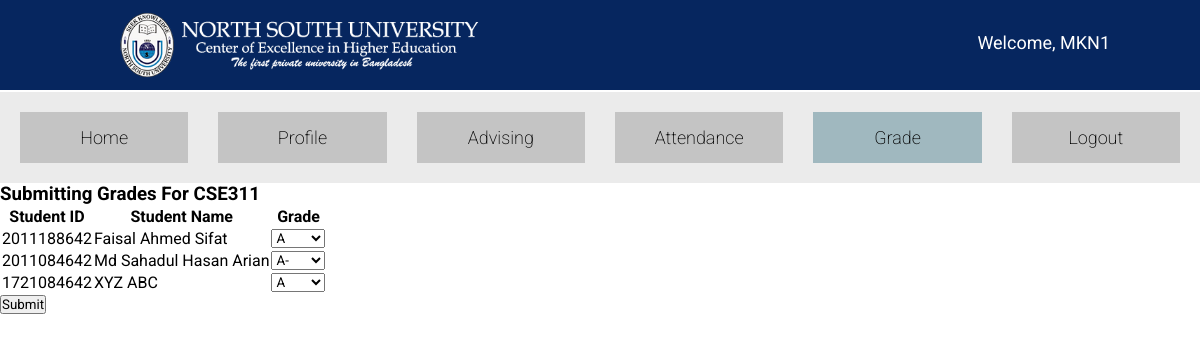
Screenshot of /faculty/submit_grades.php?course_id=CSE311 (signed in) with the database file from the repository.
### tables this page shows
CREATE TABLE `taking` (
  `trace_id` int(10) NOT NULL,
  `course_id` varchar(10) NOT NULL,
  `who_is_taking` int(11) NOT NULL
);

CREATE TABLE `student_profile` (
  `id` int(11) NOT NULL,
  `name` varchar(40) DEFAULT NULL,
  `fathers_name` varchar(40) DEFAULT NULL,
  `mothers_name` varchar(40) DEFAULT NULL,
  `department_name` varchar(10) DEFAULT NULL,
  `degree` varchar(40) NOT NULL,
  `credits` int(5) NOT NULL,
  `cgpa` decimal(4,2) DEFAULT NULL,
  `phone_number` varchar(15) DEFAULT NULL,
  `nid` varchar(50) NOT NULL,
  `birth_reg_no` varchar(50) NOT NULL,
  `dob` date NOT NULL,
  `gender` char(1) NOT NULL,
  `citizenship` varchar(20) DEFAULT NULL
);

### library/class.DB.php (called while the page is built, shortened)
<?php
class DB{
    public $connection;
    function __construct($configs){
        $this->connection = mysqli_connect($configs->host,$configs->username,$configs->password, $configs->dbname);
    }
    function query($sql, $debug=false){
        return mysqli_query($this->connection, $sql);
    }
}

### app.php (called while the page is built, shortened)
<?php
require PATH . './library/class.DB.php';
$APP_DB = new DB(new CONFIG_DB());

### faculty/submit_grades.php (the view, shortened to what this page needs)
<?php
include "../app.php";
function val_to_letter($val){
    if($val == "4.0") return "A";
    if($val == "3.7") return "A-";
}
function print_drop_down_for_grade_list($id){
    global $APP_DB;
    $result = $APP_DB->query("
        SELECT *
        FROM grades
        WHERE given_to='".$id."' AND course_id='".$_GET['course_id']."';
    ");
    $flag_exists = false;
    if(mysqli_num_rows($result) == 1) $flag_exists = true;
    if($flag_exists) {
        $val = mysqli_fetch_assoc($result)["grade_value"];
        $val = val_to_letter($val);
    }
    $grade_list = ["A", "A-", "B+", "B", "B-", "C+", "C", "C-","D+","D","F"]
    ?>
    <select name="grade_for_<?php echo $id;?>">
    <?php
        foreach($grade_list as $grade_single){
            ?>
                <option value="<?php echo $grade_single;?>" <?php if($flag_exists && $val == $grade_single){echo "selected";}?>><?php echo $grade_single;?></option>
            <?php
        }
    ?>
    </select>
    <?php
}
?>
<!DOCTYPE html>
<html lang="en">
<head>
    <link rel="stylesheet" href="../src/css/styles.css">
</head>
<body>
    <?php include "../template/header.php"; ?>
    <?php include "../template/sub_header.php"; ?>
    <h3>Submitting Grades For <?php echo $_GET['course_id'];?></h3>
    <section>
    <form method="POST">
    <table>
        <tr>
            <th>Student ID</th>
            <th>Student Name</th>
            <th>Grade</th>
        </tr>
<?php
$result = $APP_DB->query("
    SELECT t.course_id as 'course_id', s.id as 'student_id', s.name	as 'student_name'
    FROM taking as t JOIN student_profile as s ON t.who_is_taking=s.id
    AND t.course_id='".$_GET['course_id']."';
");
if(mysqli_num_rows($result) > 0){
    while($row = mysqli_fetch_assoc($result)){
        ?>
        <tr>
            <td><?php echo $row['student_id']; ?></td>
            <td><?php echo $row['student_name']?></td>
            <td><?php print_drop_down_for_grade_list($row['student_id'])?></td>
        </tr>
        <?php
    }
}
?>
    </table>
    <input type="submit" name="request_for_grade_change" value="Submit">
    </form>
    </section>
</body>
</html>

### src/css/styles.css (style rules this page uses)
* { margin: 0; padding: 0; list-style: none; text-decoration: none; font-family: "Roboto", sans-serif; }

### rows the page displays
taking: who_is_taking "2011188642", who_is_taking.name "Faisal Ahmed Sifat", who_is_taking "A"
taking: who_is_taking "2011084642", who_is_taking.name "Md Sahadul Hasan Arian", who_is_taking "A-"
taking: who_is_taking "1721084642", who_is_taking.name "XYZ ABC", who_is_taking "A"

### other values shown
$_COOKIE['logged_user'] "MKN1"
$_GET['course_id'] "CSE311"
